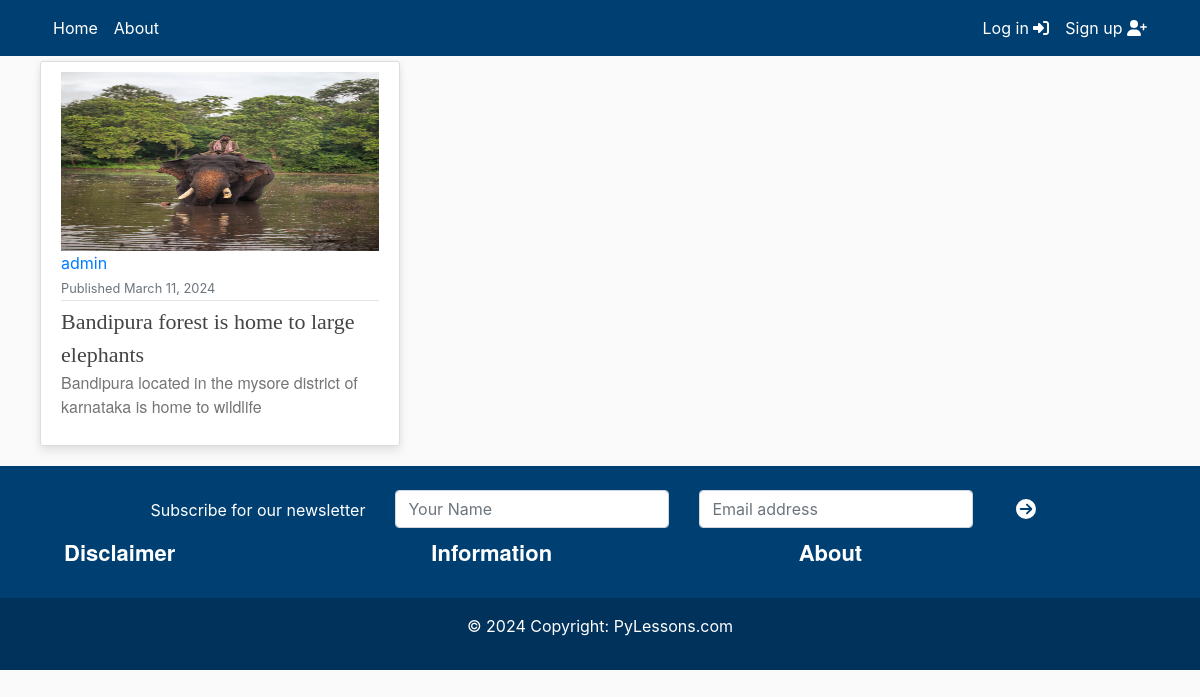
Screenshot of /karnataka-elephants with the database file from the repository.
### myapp/models.py (models this page shows, shortened)
class Article(models.Model):
    class Meta:
        verbose_name_plural = 'Articles'
        ordering = ['-published']
    def image_upload_to(self, instance=None):
        if instance:
            return os.path.join('ArticleSeries', slugify(self.slug), instance)
        return None
    image = models.ImageField(default='default/noimage.jpg', upload_to=image_upload_to, max_length=255)
    series = models.ForeignKey(ArticleSeries, on_delete=models.SET_NULL, null=True)
    title = models.CharField(max_length=200)
    subtitle = models.CharField(max_length=200, default='', blank=False)
    article_slug = models.SlugField('Article slug', null=False, blank=False, unique=True)
    content = HTMLField(blank=True, default='')
    notes = HTMLField(blank=True, default='')
    published = models.DateTimeField("Date published", default=timezone.now)
    modified = models.DateTimeField("Date modified", default=timezone.now)
    author = models.ForeignKey(get_user_model(), default=1, on_delete=models.SET_DEFAULT)
    @property
    def slug(self):
        return self.series.slug + "/" + self.article_slug

### users/models.py (models this page shows)
class CustomUser(AbstractUser):
    STATUS_CHOICES = (
        ('regular', 'Regular'),
        ('subscriber', 'Subscriber'),
        ('moderator', 'Moderator')
    )
    def __str__(self) -> str:
        return self.username
    def image_upload_to(self, instance=None):
        if instance:
            return os.path.join('Users', self.username, instance)
        return None
    image = models.ImageField(
        default='default/user.jpg', upload_to=image_upload_to)
    email = models.EmailField(unique=True)
    status = models.CharField(
        max_length=100, choices=STATUS_CHOICES, default='regular')
    description = models.TextField(
        'Description', max_length=600, default='', blank=True)

### myapp/views.py (the view)
# urls.py: path("<series>", views.series, name="series"),
def series(request, series: str):
    articles = Article.objects.filter(series__slug=series).all()
    context = {'objects': articles, 'type': 'article'}
    return render(request, 'myapp/home.html', context=context)

### myapp/templates/myapp/home.html (shortened to what this page needs)
{% extends "myapp/header.html" %}
{% block content %}
    <div class="row display-flex justify-content-start">
    {% for object in objects %}
        <div class="col-lg-4 col-md-6 col-sm-12 mobiledevice">
            <article class="media content-section customhover" style="height: 95%;">
                <div class="media-body">
                    <a href="/{{object.slug}}">
                        <div class="aspect-ratio-box">
                            <img class="img-fluid" src="{{ object.image.url }}">
                        </div>
                    </a>
                    <div class="d-flex article-metadata">
                        <div>
                            <a class="mr-2" href="{% url 'users:profile' object.author %}">{{ object.author }}</a><br>
                            <small class="text-muted">Published {{ object.published|date:"F d, Y" }}</small>
                        </div>
                    </div>
                    <div>
                        <a class="article-title line-clamp-2 title-style" style="font-size: 22px" href="/{{object.slug}}">
                            {{ object.title }}
                        </a>
                        <a href="/{{object.slug}}" style="text-decoration: none;">
                            <p class="article-content line-clamp-5 subtitle-style">{{ object.subtitle }}</p>
                        </a>
                    </div>
                </div>
            </article>
        </div>
    {% endfor %}
    </div>
{% endblock content %}

### myapp/static/myapp/main.css (style rules this page uses)
:root { --footercolor: #003F72; --navbarcolor: #003F72; --btncolor: #003F72; --socialcolor: #003F72; --brightText: #ffffff; }
body { background: #fafafa; }
.content-section { background: #ffffff; padding: 10px 20px; border: 1px solid #dddddd; border-radius: 3px; margin-bottom: 20px; }
.article-title { color: #444444; }
.article-content { white-space: pre-line; }
.article-metadata { padding-bottom: 1px; margin-bottom: 4px; border-bottom: 1px solid #e3e3e3 }
.row.display-flex { display: flex; flex-wrap: wrap; }
.row.display-flex > [class*='col-'] { flex-grow: 1; }
.customhover { background: #fff; box-shadow: 0 6px 10px rgba(0,0,0,.08), 0 0 6px rgba(0,0,0,.05); transition: .3s transform cubic-bezier(.155,1.105,.295,1.12),.3s box-shadow,.3s -webkit-transform cubic-bezier(.155,1.105,.295,1.12); cursor: pointer; }
@media screen and (min-width: 600px) { .mobiledevice { padding-left: 10px; padding-right: 10px; } }
.title-style { font-family: fell, Georgia, Cambria, 'Times New Roman', Times, serif !important; }
.subtitle-style { font-family: sohne, 'Helvetica Neue', Helvetica, Arial, sans-serif !important; color: rgba(117, 117, 117, 1) !important; }
.aspect-ratio-box { position: relative; }
.aspect-ratio-box::after { display: block; content: ''; padding-bottom: 56.25%; }
.aspect-ratio-box img { position: absolute; left: 0; top: 0; width: 100%; height: 100%; }

### rows the page displays
Article: image (picture), author "admin", published "March 11, 2024", title "Bandipura forest is home to large elephants", subtitle "Bandipura located in the mysore district of karnataka is home to wildlife"
